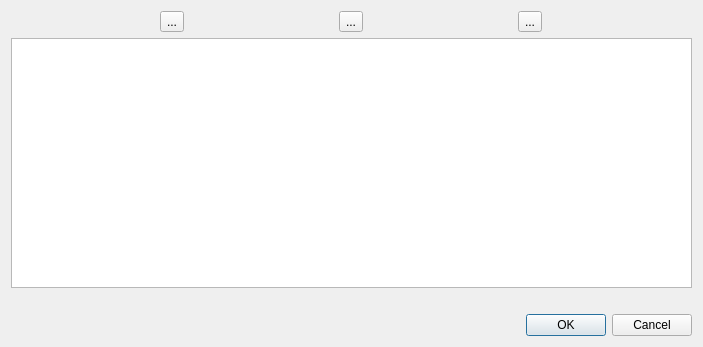
<?xml version="1.0" encoding="UTF-8"?>
<ui version="4.0">
 <class>DialogMainWindow</class>
 <widget class="QDialog" name="DialogMainWindow">
  <property name="geometry">
   <rect>
    <x>0</x>
    <y>0</y>
    <width>703</width>
    <height>347</height>
   </rect>
  </property>
  <property name="windowTitle">
   <string>Dialog</string>
  </property>
  <layout class="QGridLayout" name="gridLayout">
   <item row="0" column="1">
    <layout class="QVBoxLayout" name="verticalLayout">
     <item>
      <layout class="QHBoxLayout" name="horizontalLayout">
       <item>
        <widget class="QToolButton" name="btnAdd">
         <property name="toolTip">
          <string>&lt;html&gt;&lt;head/&gt;&lt;body&gt;&lt;p&gt;Добавить новую&lt;/p&gt;&lt;/body&gt;&lt;/html&gt;</string>
         </property>
         <property name="toolTipDuration">
          <number>0</number>
         </property>
         <property name="text">
          <string>...</string>
         </property>
         <property name="icon">
          <iconset resource="mpl.qrc">
           <normaloff>:/img/itemAdd.png</normaloff>:/img/itemAdd.png</iconset>
         </property>
        </widget>
       </item>
       <item>
        <widget class="QToolButton" name="btnEdit">
         <property name="text">
          <string>...</string>
         </property>
         <property name="icon">
          <iconset resource="mpl.qrc">
           <normaloff>:/img/itemEdit.png</normaloff>:/img/itemEdit.png</iconset>
         </property>
        </widget>
       </item>
       <item>
        <widget class="QToolButton" name="btnDelete">
         <property name="toolTip">
          <string>&lt;html&gt;&lt;head/&gt;&lt;body&gt;&lt;p&gt;Удалить настройку&lt;/p&gt;&lt;/body&gt;&lt;/html&gt;</string>
         </property>
         <property name="text">
          <string>...</string>
         </property>
         <property name="icon">
          <iconset resource="mpl.qrc">
           <normaloff>:/img/itemDelete.png</normaloff>:/img/itemDelete.png</iconset>
         </property>
        </widget>
       </item>
      </layout>
     </item>
     <item>
      <widget class="QTableWidget" name="tableWidget"/>
     </item>
    </layout>
   </item>
   <item row="2" column="1">
    <widget class="QDialogButtonBox" name="buttonBox">
     <property name="orientation">
      <enum>Qt::Horizontal</enum>
     </property>
     <property name="standardButtons">
      <set>QDialogButtonBox::Cancel|QDialogButtonBox::Ok</set>
     </property>
    </widget>
   </item>
   <item row="1" column="1">
    <widget class="QLabel" name="lblStatus">
     <property name="text">
      <string/>
     </property>
    </widget>
   </item>
  </layout>
 </widget>
 <resources>
  <include location="mpl.qrc"/>
 </resources>
 <connections>
  <connection>
   <sender>buttonBox</sender>
   <signal>accepted()</signal>
   <receiver>DialogMainWindow</receiver>
   <slot>accept()</slot>
   <hints>
    <hint type="sourcelabel">
     <x>248</x>
     <y>254</y>
    </hint>
    <hint type="destinationlabel">
     <x>157</x>
     <y>274</y>
    </hint>
   </hints>
  </connection>
  <connection>
   <sender>buttonBox</sender>
   <signal>rejected()</signal>
   <receiver>DialogMainWindow</receiver>
   <slot>reject()</slot>
   <hints>
    <hint type="sourcelabel">
     <x>316</x>
     <y>260</y>
    </hint>
    <hint type="destinationlabel">
     <x>286</x>
     <y>274</y>
    </hint>
   </hints>
  </connection>
 </connections>
</ui>
